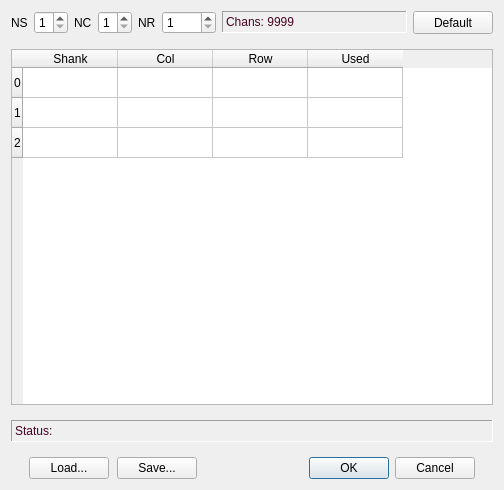
<?xml version="1.0" encoding="UTF-8"?>
<ui version="4.0">
 <class>ShankMappingDlg</class>
 <widget class="QDialog" name="ShankMappingDlg">
  <property name="geometry">
   <rect>
    <x>0</x>
    <y>0</y>
    <width>504</width>
    <height>490</height>
   </rect>
  </property>
  <property name="minimumSize">
   <size>
    <width>504</width>
    <height>0</height>
   </size>
  </property>
  <property name="windowTitle">
   <string>Shank Map (Acq chan -&gt; probe site)</string>
  </property>
  <layout class="QGridLayout" name="gridLayout">
   <property name="verticalSpacing">
    <number>15</number>
   </property>
   <item row="0" column="0">
    <layout class="QHBoxLayout" name="horizontalLayout_4">
     <property name="spacing">
      <number>6</number>
     </property>
     <property name="sizeConstraint">
      <enum>QLayout::SetDefaultConstraint</enum>
     </property>
     <item>
      <layout class="QHBoxLayout" name="horizontalLayout_5">
       <item>
        <widget class="QLabel" name="nslbl">
         <property name="text">
          <string>NS</string>
         </property>
        </widget>
       </item>
       <item>
        <widget class="QSpinBox" name="nsSB">
         <property name="sizePolicy">
          <sizepolicy hsizetype="MinimumExpanding" vsizetype="Fixed">
           <horstretch>1</horstretch>
           <verstretch>0</verstretch>
          </sizepolicy>
         </property>
         <property name="minimumSize">
          <size>
           <width>0</width>
           <height>22</height>
          </size>
         </property>
         <property name="minimum">
          <number>1</number>
         </property>
         <property name="maximum">
          <number>8</number>
         </property>
        </widget>
       </item>
       <item>
        <widget class="QLabel" name="nclbl">
         <property name="text">
          <string>NC</string>
         </property>
        </widget>
       </item>
       <item>
        <widget class="QSpinBox" name="ncSB">
         <property name="sizePolicy">
          <sizepolicy hsizetype="MinimumExpanding" vsizetype="Fixed">
           <horstretch>1</horstretch>
           <verstretch>0</verstretch>
          </sizepolicy>
         </property>
         <property name="minimumSize">
          <size>
           <width>0</width>
           <height>22</height>
          </size>
         </property>
         <property name="minimum">
          <number>1</number>
         </property>
         <property name="maximum">
          <number>8</number>
         </property>
        </widget>
       </item>
       <item>
        <widget class="QLabel" name="nrlbl">
         <property name="text">
          <string>NR</string>
         </property>
        </widget>
       </item>
       <item>
        <widget class="QSpinBox" name="nrSB">
         <property name="sizePolicy">
          <sizepolicy hsizetype="MinimumExpanding" vsizetype="Fixed">
           <horstretch>1</horstretch>
           <verstretch>0</verstretch>
          </sizepolicy>
         </property>
         <property name="minimumSize">
          <size>
           <width>0</width>
           <height>22</height>
          </size>
         </property>
         <property name="minimum">
          <number>1</number>
         </property>
         <property name="maximum">
          <number>1000</number>
         </property>
        </widget>
       </item>
      </layout>
     </item>
     <item>
      <widget class="QLabel" name="chanLbl">
       <property name="enabled">
        <bool>true</bool>
       </property>
       <property name="sizePolicy">
        <sizepolicy hsizetype="Expanding" vsizetype="Fixed">
         <horstretch>1</horstretch>
         <verstretch>0</verstretch>
        </sizepolicy>
       </property>
       <property name="minimumSize">
        <size>
         <width>0</width>
         <height>22</height>
        </size>
       </property>
       <property name="palette">
        <palette>
         <active>
          <colorrole role="WindowText">
           <brush brushstyle="SolidPattern">
            <color alpha="255">
             <red>71</red>
             <green>3</green>
             <blue>34</blue>
            </color>
           </brush>
          </colorrole>
         </active>
         <inactive>
          <colorrole role="WindowText">
           <brush brushstyle="SolidPattern">
            <color alpha="255">
             <red>71</red>
             <green>3</green>
             <blue>34</blue>
            </color>
           </brush>
          </colorrole>
         </inactive>
         <disabled>
          <colorrole role="WindowText">
           <brush brushstyle="SolidPattern">
            <color alpha="255">
             <red>106</red>
             <green>104</green>
             <blue>100</blue>
            </color>
           </brush>
          </colorrole>
         </disabled>
        </palette>
       </property>
       <property name="frameShape">
        <enum>QFrame::Panel</enum>
       </property>
       <property name="frameShadow">
        <enum>QFrame::Sunken</enum>
       </property>
       <property name="lineWidth">
        <number>1</number>
       </property>
       <property name="text">
        <string>Chans: 9999</string>
       </property>
      </widget>
     </item>
     <item>
      <widget class="QPushButton" name="defaultBut">
       <property name="sizePolicy">
        <sizepolicy hsizetype="Preferred" vsizetype="Preferred">
         <horstretch>0</horstretch>
         <verstretch>0</verstretch>
        </sizepolicy>
       </property>
       <property name="minimumSize">
        <size>
         <width>70</width>
         <height>0</height>
        </size>
       </property>
       <property name="text">
        <string>Default</string>
       </property>
      </widget>
     </item>
    </layout>
   </item>
   <item row="1" column="0">
    <widget class="QTableWidget" name="tableWidget">
     <property name="enabled">
      <bool>true</bool>
     </property>
     <property name="sizePolicy">
      <sizepolicy hsizetype="Expanding" vsizetype="Expanding">
       <horstretch>0</horstretch>
       <verstretch>0</verstretch>
      </sizepolicy>
     </property>
     <property name="horizontalScrollBarPolicy">
      <enum>Qt::ScrollBarAlwaysOff</enum>
     </property>
     <attribute name="horizontalHeaderDefaultSectionSize">
      <number>95</number>
     </attribute>
     <row>
      <property name="text">
       <string>0</string>
      </property>
     </row>
     <row>
      <property name="text">
       <string>1</string>
      </property>
     </row>
     <row>
      <property name="text">
       <string>2</string>
      </property>
     </row>
     <column>
      <property name="text">
       <string>Shank</string>
      </property>
     </column>
     <column>
      <property name="text">
       <string>Col</string>
      </property>
     </column>
     <column>
      <property name="text">
       <string>Row</string>
      </property>
     </column>
     <column>
      <property name="text">
       <string>Used</string>
      </property>
     </column>
    </widget>
   </item>
   <item row="2" column="0">
    <widget class="QLabel" name="statusLbl">
     <property name="enabled">
      <bool>true</bool>
     </property>
     <property name="sizePolicy">
      <sizepolicy hsizetype="Expanding" vsizetype="Preferred">
       <horstretch>0</horstretch>
       <verstretch>0</verstretch>
      </sizepolicy>
     </property>
     <property name="minimumSize">
      <size>
       <width>0</width>
       <height>22</height>
      </size>
     </property>
     <property name="palette">
      <palette>
       <active>
        <colorrole role="WindowText">
         <brush brushstyle="SolidPattern">
          <color alpha="255">
           <red>71</red>
           <green>3</green>
           <blue>34</blue>
          </color>
         </brush>
        </colorrole>
       </active>
       <inactive>
        <colorrole role="WindowText">
         <brush brushstyle="SolidPattern">
          <color alpha="255">
           <red>71</red>
           <green>3</green>
           <blue>34</blue>
          </color>
         </brush>
        </colorrole>
       </inactive>
       <disabled>
        <colorrole role="WindowText">
         <brush brushstyle="SolidPattern">
          <color alpha="255">
           <red>106</red>
           <green>104</green>
           <blue>100</blue>
          </color>
         </brush>
        </colorrole>
       </disabled>
      </palette>
     </property>
     <property name="frameShape">
      <enum>QFrame::Panel</enum>
     </property>
     <property name="frameShadow">
      <enum>QFrame::Sunken</enum>
     </property>
     <property name="lineWidth">
      <number>1</number>
     </property>
     <property name="text">
      <string>Status:</string>
     </property>
    </widget>
   </item>
   <item row="3" column="0">
    <layout class="QHBoxLayout" name="horizontalLayout">
     <property name="spacing">
      <number>8</number>
     </property>
     <property name="leftMargin">
      <number>18</number>
     </property>
     <property name="rightMargin">
      <number>18</number>
     </property>
     <item>
      <widget class="QPushButton" name="loadBut">
       <property name="sizePolicy">
        <sizepolicy hsizetype="Preferred" vsizetype="Preferred">
         <horstretch>0</horstretch>
         <verstretch>0</verstretch>
        </sizepolicy>
       </property>
       <property name="text">
        <string>Load...</string>
       </property>
      </widget>
     </item>
     <item>
      <widget class="QPushButton" name="saveBut">
       <property name="sizePolicy">
        <sizepolicy hsizetype="Preferred" vsizetype="Preferred">
         <horstretch>0</horstretch>
         <verstretch>0</verstretch>
        </sizepolicy>
       </property>
       <property name="text">
        <string>Save...</string>
       </property>
      </widget>
     </item>
     <item>
      <spacer name="horizontalSpacer">
       <property name="orientation">
        <enum>Qt::Horizontal</enum>
       </property>
       <property name="sizeHint" stdset="0">
        <size>
         <width>40</width>
         <height>20</height>
        </size>
       </property>
      </spacer>
     </item>
     <item>
      <widget class="QDialogButtonBox" name="buttonBox">
       <property name="sizePolicy">
        <sizepolicy hsizetype="Preferred" vsizetype="Preferred">
         <horstretch>0</horstretch>
         <verstretch>0</verstretch>
        </sizepolicy>
       </property>
       <property name="focusPolicy">
        <enum>Qt::StrongFocus</enum>
       </property>
       <property name="orientation">
        <enum>Qt::Horizontal</enum>
       </property>
       <property name="standardButtons">
        <set>QDialogButtonBox::Cancel|QDialogButtonBox::Ok</set>
       </property>
      </widget>
     </item>
    </layout>
   </item>
  </layout>
 </widget>
 <tabstops>
  <tabstop>buttonBox</tabstop>
  <tabstop>nsSB</tabstop>
  <tabstop>ncSB</tabstop>
  <tabstop>nrSB</tabstop>
  <tabstop>defaultBut</tabstop>
  <tabstop>tableWidget</tabstop>
  <tabstop>loadBut</tabstop>
  <tabstop>saveBut</tabstop>
 </tabstops>
 <resources/>
 <connections/>
</ui>
